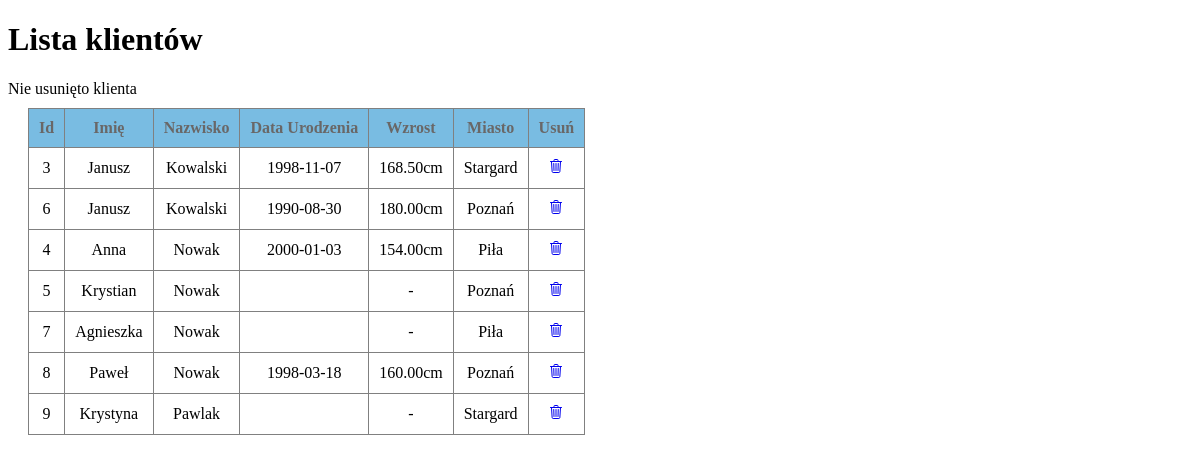
Screenshot of /zajęcia6/BAZY_DANYCH/1_7_customers_dodawanie/site/klienci_usuwanie.php with the database file from the repository.
### tables this page shows
CREATE TABLE `customers` (
  `id` int(10) UNSIGNED NOT NULL,
  `cities_id` int(10) UNSIGNED NOT NULL,
  `name` varchar(20) NOT NULL,
  `surname` varchar(40) NOT NULL,
  `birthday` date DEFAULT NULL,
  `height` decimal(6,2) DEFAULT NULL
);

CREATE TABLE `cities` (
  `id` int(11) UNSIGNED NOT NULL,
  `states_id` int(20) UNSIGNED NOT NULL,
  `city` varchar(60) NOT NULL
);

### zajęcia6/BAZY_DANYCH/1_7_customers_dodawanie/site/klienci_usuwanie.php (the view, shortened to what this page needs)
<!DOCTYPE html>
<html lang="en">
<head>
    <link rel="stylesheet" href="../style.css">
</head>
<body>
    <h1>Lista klientów</h1>
    <?php
if (!isset($_GET['delete_customers'])) {
    if ($_GET['delete_customers'] == 0 || $_GET['delete_customers'] == -1) {
        echo 'Nie usunięto klienta';
    }else if($_GET['delete_customers'] == 1){
        echo 'Prawidłowo usunięto jednego klienta';
    }else{
        echo "Usunięto $_GET[delete_customers] klientów";
    }
}
require_once("../scripts/connect.php");
$sql = "SELECT customers.id,customers.name,customers.surname,customers.birthday,customers.height,cities.city FROM customers INNER JOIN cities ON customers.cities_id=cities.id ORDER BY surname";
$result = $connect->query($sql);
echo "<table>";
echo "<tr>
<th>Id</th>
<th>Imię</th>
<th>Nazwisko</th>
<th>Data Urodzenia</th>
<th>Wzrost</th>
<th>Miasto</th>
<th>Usuń</th>
</tr>";
while ($row = $result->fetch_assoc()) {
    if ($row['height'] == NULL) {
        $height = "-";
    }else{
        $height = $row['height']."cm";
    }
   echo <<<ROW
   <tr>
    <td>$row[id]</td>
    <td>$row[name]</td>
    <td>$row[surname]</td>
    <td>$row[birthday]</td>
    <td>$height</td>
    <td>$row[city]</td>
    <td><a href="../scripts/delete_customers.php?id=$row[id]"><ion-icon name="trash-outline"></ion-icon></a></td>
   </tr>
   ROW;
}
echo "</table>";
?>
</body>
</html>

### zajęcia6/BAZY_DANYCH/1_7_customers_dodawanie/style.css (style rules this page uses)
table, tr, th, td { border:solid 1px grey; text-align: center; border-collapse:collapse; padding: 10px; }
th { background-color: rgb(121, 188, 226); color: rgb(105, 103, 103); }
table { margin: 10px 0px 0px 20px; }

### rows the page displays
customers: id "3", name "Janusz", surname "Kowalski", birthday "1998-11-07", height "168.50cm", cities.city "Stargard"
customers: id "6", name "Janusz", surname "Kowalski", birthday "1990-08-30", height "180.00cm", cities.city "Poznań"
customers: id "4", name "Anna", surname "Nowak", birthday "2000-01-03", height "154.00cm", cities.city "Piła"
customers: id "5", name "Krystian", surname "Nowak", height "-", cities.city "Poznań"
customers: id "7", name "Agnieszka", surname "Nowak", height "-", cities.city "Piła"
customers: id "8", name "Paweł", surname "Nowak", birthday "1998-03-18", height "160.00cm", cities.city "Poznań"
customers: id "9", name "Krystyna", surname "Pawlak", height "-", cities.city "Stargard"
